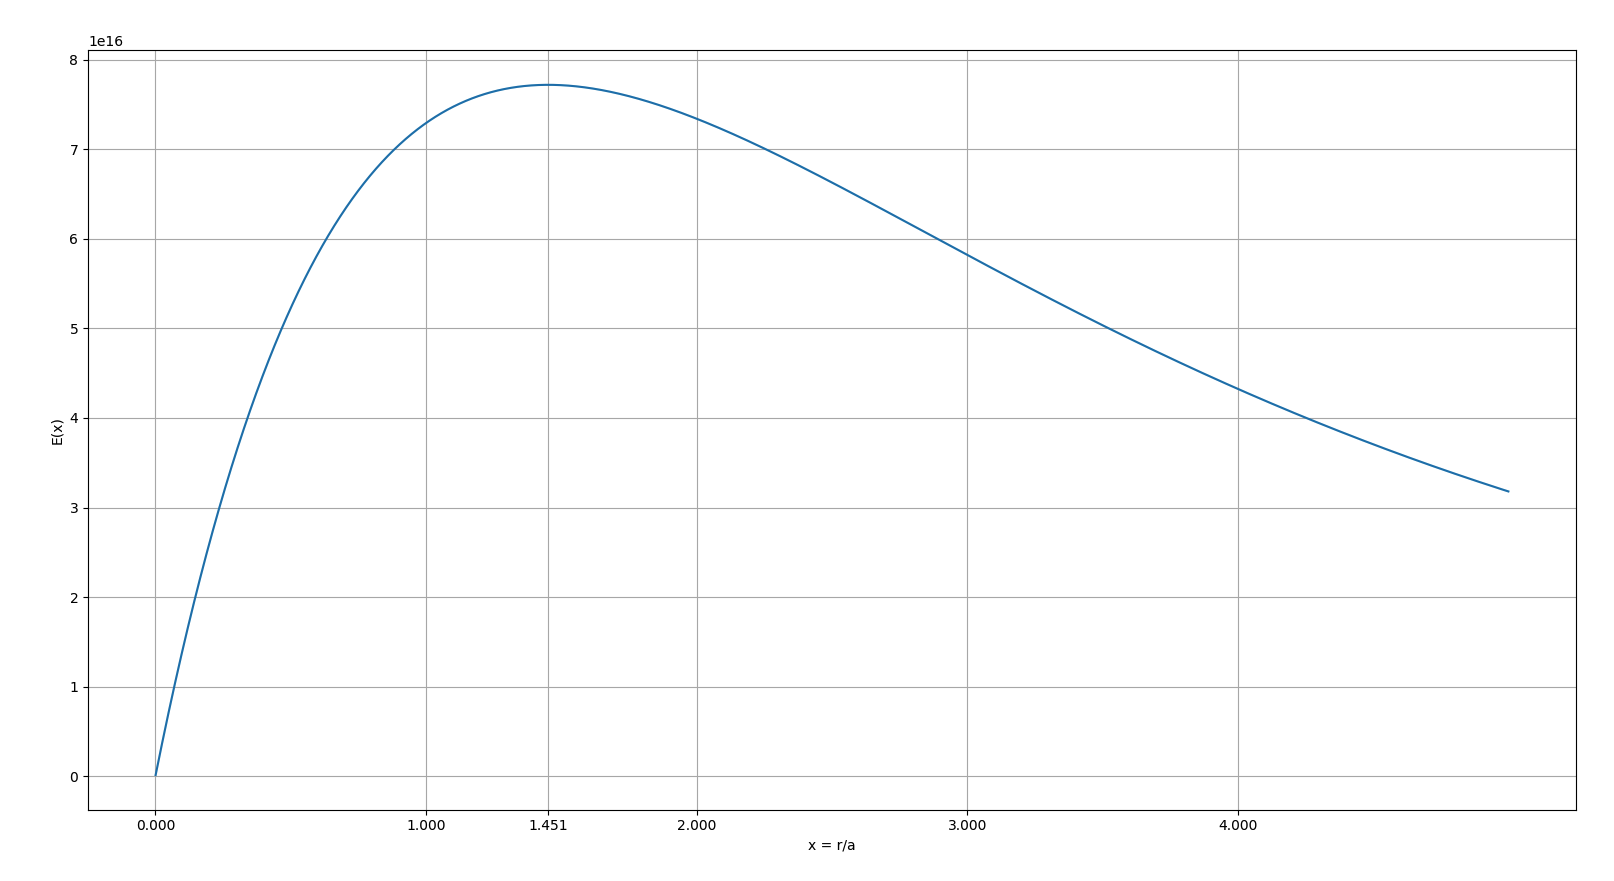

Source code (Python):
import matplotlib.pyplot as plt
import numpy as np


def E_fn(x):
    fact = e /((a**2) * (x**2))
    return fact * (1 - ((np.e**(-x)) * ( 1 + (x) + ((x**2)/2) ) ) )


if __name__ == "__main__":
    e = 4.803e-10
    a = 0.23e-13
    r = np.arange(0, 5, 0.001)
    E = E_fn(r)

    plt.plot(r, E)
    plt.xticks([i for i in range(5)] + [1.451])
    plt.ylabel("E(x)")
    plt.xlabel("x = r/a")
    plt.grid()
    plt.show()
